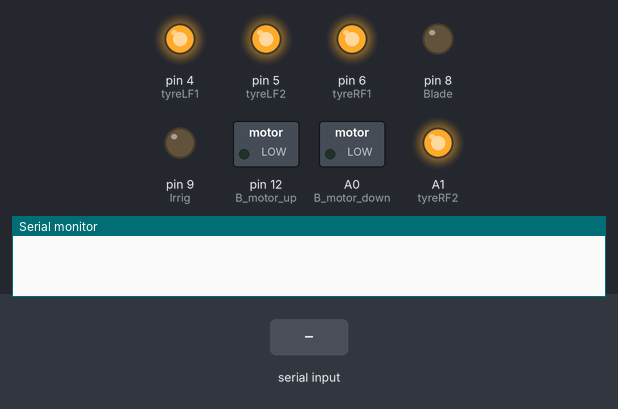
The sketch below on a simulated Arduino Uno, built with avr-gcc and run on an emulated ATmega328P. Parts: switched loads named in the sketch (green lamp = pin HIGH), output pins drawn as LEDs (lit = HIGH), the last lines printed to the serial monitor. Inputs (shaded band) come from the test bench.

Above: at 1.2 s.
1.3 s: "F" received over the second serial link
At 2.5 s:
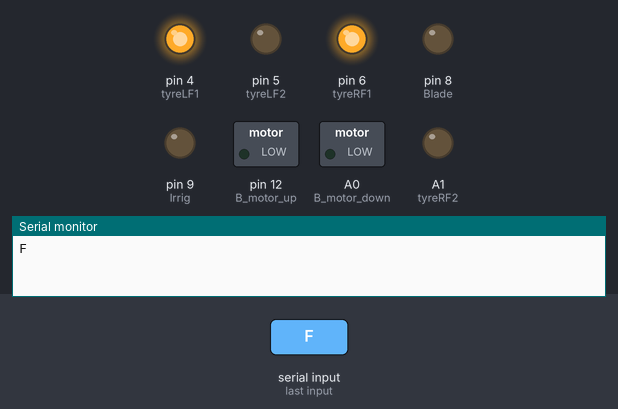
2.8 s: "R" received over the second serial link
At 3.7 s:
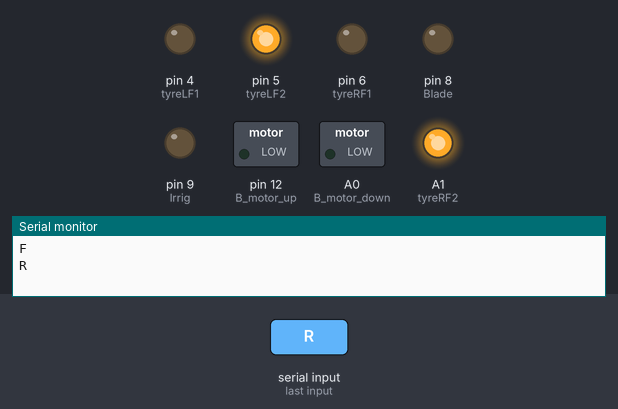
4.3 s: "r" received over the second serial link
At 4.8 s:
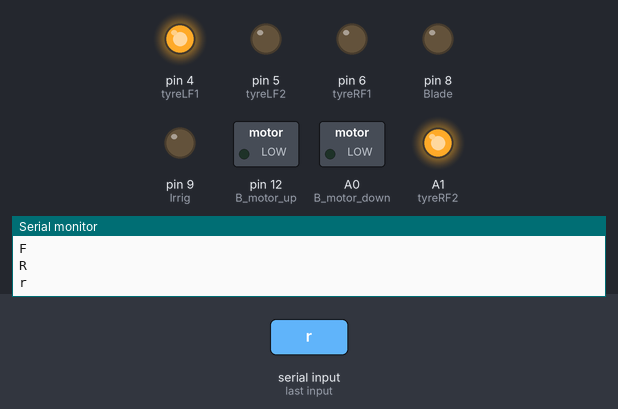
5.8 s: "l" received over the second serial link
At 7.0 s:
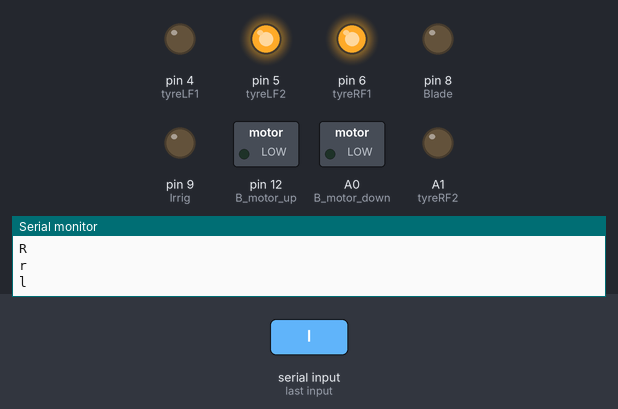
7.3 s: "I" received over the second serial link
At 8.3 s:
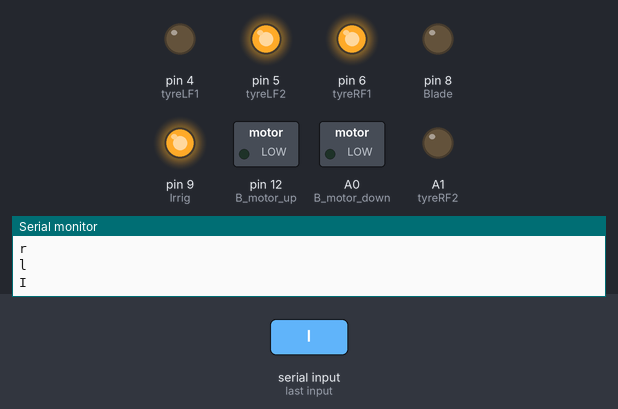
8.8 s: "B" received over the second serial link
At 9.5 s:
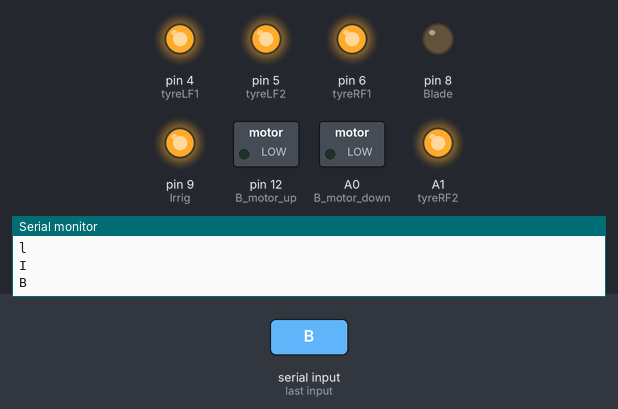
Timing chart, 0 to 11.3 s (numbered marks = the images above; inputs shaded):
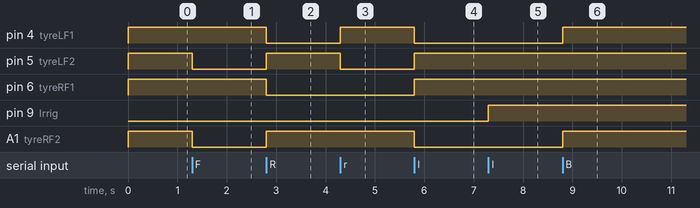

The sketch:

Agro_bot.ino
```cpp
#include <SoftwareSerial.h>
//SoftwareSerial agrobot(2, 3);
SoftwareSerial agrobot(13,7);
//SoftwareSerial agrobot(3,4);
int tyreLF1 = 4; //Left front tyre :IN1
int tyreLF2 = 5; //Left back tyre  :IN2
int tyreRF1 = 6; //Right back tyre :IN3
int tyreRF2 = A1; //right front tyre:IN4
//int size_increase = 8; // Increase in agrobot size
//int size_decrease = 9; // Decrease in agrobot size
int Blade = 8;  //Blade
int Irrig =9;
int B_motor_up = 12; //Blade motor controller
int B_motor_down = A0; //Blade motor controller
char bot;


void setup()
{

  pinMode(tyreLF1, OUTPUT); //set to IN1
  pinMode(tyreLF2, OUTPUT); //set to IN2
  pinMode(tyreRF1, OUTPUT); //set to IN3
  pinMode(tyreRF2, OUTPUT); //set to IN4
//  pinMode(size_increase, OUTPUT);
//  pinMode(size_decrease, OUTPUT);
  pinMode(Blade, OUTPUT);
   pinMode(Irrig, OUTPUT);
  pinMode(B_motor_up, OUTPUT);
  pinMode(B_motor_down, OUTPUT);


  Serial.begin(9600);
  agrobot.begin(9600);
  digitalWrite(tyreLF1, HIGH);
    digitalWrite(tyreLF2, HIGH);
    digitalWrite(tyreRF1, HIGH);
    digitalWrite(tyreRF2, HIGH);
    digitalWrite(Blade, LOW);
     digitalWrite(Irrig, LOW);
}


void loop()
{

  if (agrobot.available() > 0)
  {

    bot = agrobot.read();
    Serial.println(bot);
  }

// agrobot motion

  if ( bot == 'F')     //Forward
  {
    digitalWrite(tyreLF1, HIGH);
    digitalWrite(tyreLF2, LOW);
    digitalWrite(tyreRF1, HIGH);
    digitalWrite(tyreRF2, LOW);
  }
  if ( bot == 'R')     //Reverse
  {
    digitalWrite(tyreLF1, LOW);
    digitalWrite(tyreLF2, HIGH);
    digitalWrite(tyreRF1, LOW);
    digitalWrite(tyreRF2, HIGH);
  }

  else if (bot == 'r') // Right
  {
    digitalWrite(tyreLF1, HIGH);
    digitalWrite(tyreLF2, LOW);
    digitalWrite(tyreRF1, LOW);
    digitalWrite(tyreRF2, HIGH);
  }
  else if (bot == 'l') //Left
  {
    digitalWrite(tyreLF1, LOW);
    digitalWrite(tyreLF2, HIGH);
    digitalWrite(tyreRF1, HIGH);
    digitalWrite(tyreRF2, LOW);
  }
  else if (bot == 'B') //Break
  {

    digitalWrite(tyreLF1, HIGH);
    digitalWrite(tyreLF2, HIGH);
    digitalWrite(tyreRF1, HIGH);
    digitalWrite(tyreRF2, HIGH);
  }

// agrobot size

  else if (bot == 'I') //Increase in size
  {
    digitalWrite(Irrig, HIGH);

  }
  else if (bot == 'i') //Decrease in size
  {
    digitalWrite(Irrig, LOW);

  }
//  else if (bot == 'd') // Stop increasing and Decreasing in size
//  {
//    digitalWrite(size_increase, LOW);
//    digitalWrite(size_decrease, LOW);
//  }

// cutting of the grass

  else if (bot == 'C') //Cutting Start
  {
    digitalWrite(Blade, HIGH);
  }
  else if (bot == 'c') //Cutting Stop
  {
    digitalWrite(Blade, LOW);
  }

// Raising the blade up

  else if (bot == 'U') //Blade Raised up
  {
    digitalWrite(B_motor_up, HIGH);
    digitalWrite(B_motor_down, LOW);
  }
  else if (bot == 'u') //Blade lowered down
  {
    digitalWrite(B_motor_up, LOW);
    digitalWrite(B_motor_down, HIGH);
  }
  else if (bot == 's') //Blade to stop
  {
    digitalWrite(B_motor_up, LOW);
    digitalWrite(B_motor_down, LOW);
  }
}
```

Measured:
- after the input at 1.3 s, pin 5 (tyreLF2), A1 (tyreRF2): HIGH → LOW at once
- after the input at 2.8 s, pin 4 (tyreLF1), pin 6 (tyreRF1): HIGH → LOW at once; pin 5 (tyreLF2), A1 (tyreRF2): LOW → HIGH at once
- after the input at 4.3 s, pin 4 (tyreLF1): LOW → HIGH at once; pin 5 (tyreLF2): HIGH → LOW at once
- after the input at 5.8 s, pin 4 (tyreLF1), A1 (tyreRF2): HIGH → LOW at once; pin 5 (tyreLF2), pin 6 (tyreRF1): LOW → HIGH at once
- after the input at 7.3 s, pin 9 (Irrig): LOW → HIGH at once
- after the input at 8.8 s, pin 4 (tyreLF1), A1 (tyreRF2): LOW → HIGH at once
